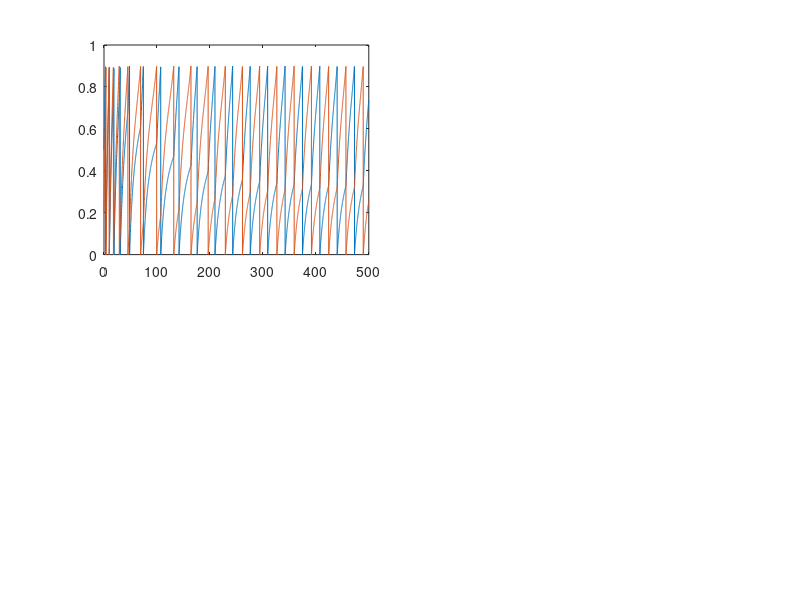

MATLAB code to generate this figure: (Note: this script raises an error after producing the figure.)
%X=[x1;x2;s1;s2]
clear;close all;clc;
eps=0.1;

Xsol= nan(4, 5001);
Xsol(1,1)=0.5;
Xsol(2, 1)=0.2;
Xsol(3, 1)=0.4;
Xsol(4, 1)=0.3;

tmax=500;
dt=0.1;
tspan=0:dt:tmax;
nT= length(tspan);
tspike1=[];
tspike2=[];

for i=1:nT-1
    X=Xsol(:, i);
    x1= X(1);
    x2= X(2);
    s1= X(3);
    s2= X(4);
    %euler's method
    dx1= (-x1*(1-x1)/10+0.5*s2+0.03)*dt;
    dx2= (-x2*(1-x2)/10+0.5*s1+0.03)*dt;
    ds1=-s1*0.1*dt;
    ds2=-s2*0.1*dt;
    x1new=x1+dx1;
    x2new=x2+dx2;
    s1new=s1+ds1;
    s2new=s2+ds2;
    if(abs(x1new-1)<0.1)
        x1new=0;
        s1new=s1new+eps;
        tspike1=[tspike1, (i-1)*dt];
    end
    if(abs(x2new-1)<0.1)
        x2new=0;
        s2new=s2new+eps;
        tspike2=[tspike2, (i-1)*dt];
    end
    Xsol(:,i+1)=[x1new, x2new, s1new, s2new];
end
%% new figure
fig = figure;
set(fig, 'position', get(0,'ScreenSize')); % Fullscreen
%% figure1
subplot(2,2,1)
plot(tspan, Xsol(1,:))
hold on
plot(tspan, Xsol(2,:))
y = Xsol(1:2,:); % y data
fSz = 20; % fontsize
myProcess(y,fSz); % postprocess

%% figure2
subplot(2,2,2)
plot(tspan, Xsol(3,:))
hold on
plot(tspan, Xsol(4,:))
y = Xsol(3:4,:); % y data
myProcess(y,fSz); % postprocess
%rasterplot(tspike1,10, 500,0)
%hold on
%rasterplot(tspike2, 10, 500,1)
%X=[x1;x2;s1;s2]

Xsoll= nan(4, 5001);
Xsoll(1,1)=0.5;
Xsoll(2, 1)=0.2;
Xsoll(3, 1)=0.4;
Xsoll(4, 1)=0.3;
tmax=1000;
dt=0.1;
tspan=0:dt:tmax;
nT= length(tspan);
tspike1=[];
tspike2=[];
for i=1:nT-1
    X=Xsoll(:, i);
    x1= X(1);
    x2= X(2);
    s1= X(3);
    s2= X(4);
    %euler's method
    dx1= (-x1*(1-x1)/10-0.1*s2+0.03)*dt;
    dx2= (-x2*(1-x2)/10-0.1*s1+0.03)*dt;
    ds1=-s1*0.1*dt;
    ds2=-s2*0.1*dt;
    x1new=x1+dx1;
    x2new=x2+dx2;
    s1new=s1+ds1;
    s2new=s2+ds2;
    
    if(abs(x1new-1)<0.1)
        x1new=0;
        s1new=s1new+eps;
        tspike1=[tspike1, (i-1)*dt];
    end
    if(abs(x2new-1)<0.1)
        x2new=0;
        s2new=s2new+eps;
        tspike2=[tspike2, (i-1)*dt];
    end
    Xsoll(:,i+1)=[x1new, x2new, s1new, s2new];
end
%% figure3
subplot(2,2,3);
plot(tspan, Xsoll(1,:))
hold on
plot(tspan, Xsoll(2,:))
y = Xsol(1:2,:); % y data
myProcess(y,fSz); % postprocess
%% figure4
subplot(2,2,4)
plot(tspan, Xsoll(3,:))
hold on
plot(tspan, Xsoll(4,:))
y = Xsol(3:4,:); % y data
myProcess(y,fSz); % postprocess
%rasterplot(tspike1,10, 500,0)
%hold on
%rasterplot(tspike2, 10, 500,1)
%% function
function myProcess(y,fSz)
y = reshape(y,1,[]);
set(gca,'FontSize',fSz);
ylabel('ylabel1','Interpreter','latex'); % ylabel
xlabel('xlabel1','Interpreter','latex'); % xlabel
set(gca,'box','on'); % box on
miny = min(y); % min y
maxy = max(y); % max y
ylim([miny maxy]); % ylim
set(gca, 'YTick', linspace(miny,maxy,3)); % YTick
set(gca,'YTickLabel',{'min','mid','max'}); % YTickLabel
grid on;
end

function rasterplot(times,numtrials,triallen, expectHeight)
%%%%%%%%%%%%%% Plot variables %%%%%%%%%%%%%%
plotwidth=1;     % spike thickness
plotcolor='k';   % spike color
trialgap=1.5;    % distance between trials
defaultfs=1000;  % default sampling rate
showtimescale=1; % display timescale
showlabels=1;    % display x and y labels
%%%%%%%%% Code Begins %%%%%%%%%%%%
%switch nin
% case 3 %no handle so plot in a separate figure
%figure
hresp=gca;
fs=defaultfs;
%case 4 %handle supplied
% hresp=varargin{1};
% if (~ishandle(hresp))
% error('Invalid handle');
% end
% fs=defaultfs;
% case 5 %fs supplied
% hresp=varargin{1};
%if (~ishandle(hresp))
%   error('Invalid handle');
% end
% fs = varargin{2};
% otherwise
% error ('Invalid Arguments');
%end
% plot spikes
trials=ceil(times/triallen);
reltimes=mod(times,triallen);
reltimes(~reltimes)=triallen;
numspikes=length(times);
xx=ones(3*numspikes,1)*nan;
yy=ones(3*numspikes,1)*nan;
yy(1:3:3*numspikes)=(trials-1)*trialgap+expectHeight;
yy(2:3:3*numspikes)=yy(1:3:3*numspikes)+1;
%scale the time axis to ms
xx(1:3:3*numspikes)=reltimes*1000/fs;
xx(2:3:3*numspikes)=reltimes*1000/fs;
xlim=[1,triallen*1000/fs];
axes(hresp);
h=plot(xx, yy, plotcolor, 'linewidth',2);
axis([xlim,0,(numtrials)*1.5]);
if (showtimescale)
    set(hresp, 'ytick', [],'tickdir','out');
else
    set(hresp,'ytick',[],'xtick',[]);
end
xlabel('Time(ms)');
ylabel('Trials');
end
